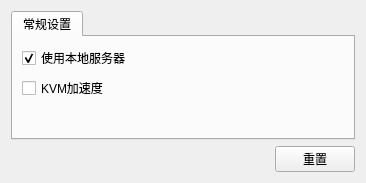
<?xml version="1.0" encoding="UTF-8"?>
<ui version="4.0">
 <class>QemuPreferencesPageWidget</class>
 <widget class="QWidget" name="QemuPreferencesPageWidget">
  <property name="geometry">
   <rect>
    <x>0</x>
    <y>0</y>
    <width>366</width>
    <height>183</height>
   </rect>
  </property>
  <property name="windowTitle">
   <string>QEMU</string>
  </property>
  <layout class="QVBoxLayout" name="verticalLayout">
   <item>
    <widget class="QTabWidget" name="uiTabWidget">
     <property name="contextMenuPolicy">
      <enum>Qt::CustomContextMenu</enum>
     </property>
     <property name="currentIndex">
      <number>0</number>
     </property>
     <widget class="QWidget" name="uiServerSettingsTabWidget">
      <attribute name="title">
       <string>常规设置</string>
      </attribute>
      <layout class="QVBoxLayout" name="verticalLayout_2">
       <item>
        <widget class="QCheckBox" name="uiUseLocalServercheckBox">
         <property name="text">
          <string>使用本地服务器</string>
         </property>
         <property name="checked">
          <bool>true</bool>
         </property>
        </widget>
       </item>
       <item>
        <widget class="QCheckBox" name="uiKVMAccelerationCheckBox">
         <property name="text">
          <string>KVM加速度</string>
         </property>
        </widget>
       </item>
       <item>
        <spacer name="verticalSpacer">
         <property name="orientation">
          <enum>Qt::Vertical</enum>
         </property>
         <property name="sizeHint" stdset="0">
          <size>
           <width>20</width>
           <height>5</height>
          </size>
         </property>
        </spacer>
       </item>
      </layout>
     </widget>
    </widget>
   </item>
   <item>
    <layout class="QHBoxLayout" name="horizontalLayout_2">
     <item>
      <spacer name="horizontalSpacer">
       <property name="orientation">
        <enum>Qt::Horizontal</enum>
       </property>
       <property name="sizeHint" stdset="0">
        <size>
         <width>254</width>
         <height>20</height>
        </size>
       </property>
      </spacer>
     </item>
     <item>
      <widget class="QPushButton" name="uiRestoreDefaultsPushButton">
       <property name="text">
        <string>重置</string>
       </property>
      </widget>
     </item>
    </layout>
   </item>
  </layout>
 </widget>
 <resources/>
 <connections/>
 <designerdata>
  <property name="gridDeltaX">
   <number>10</number>
  </property>
  <property name="gridDeltaY">
   <number>10</number>
  </property>
  <property name="gridSnapX">
   <bool>true</bool>
  </property>
  <property name="gridSnapY">
   <bool>true</bool>
  </property>
  <property name="gridVisible">
   <bool>true</bool>
  </property>
 </designerdata>
</ui>
